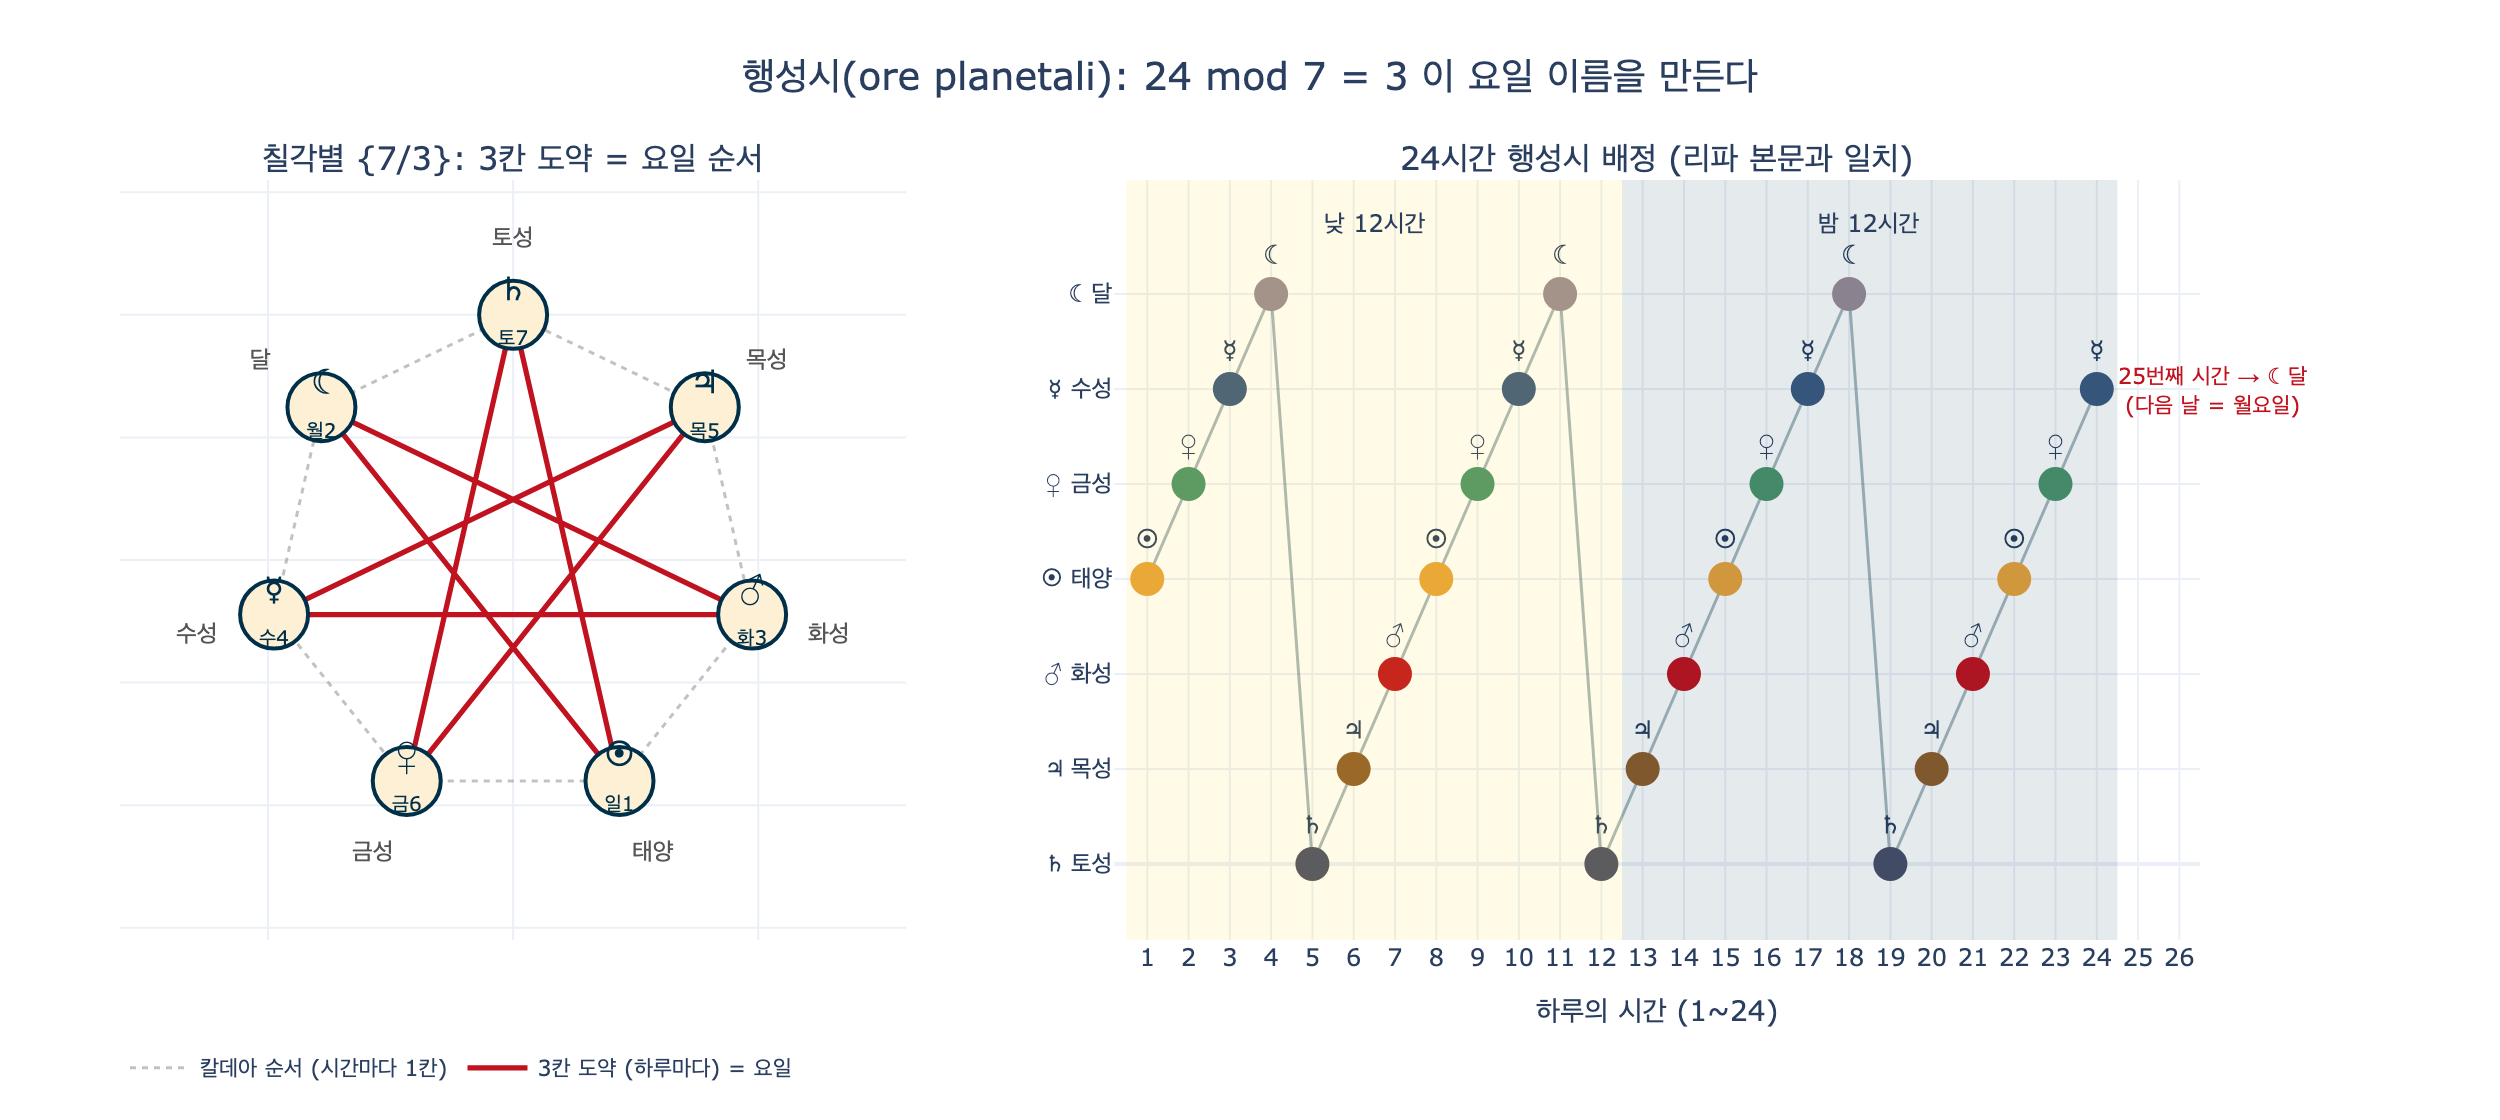

The script that drew this image:
# %% [markdown]
# # 행성시(ore planetali)와 요일 이름의 산술
#
# 리파 『이코놀로지아』의 「낮의 시간 / 밤의 시간」 항목은 24개의 시간 의인상에게
# 각각 하나의 **행성 표지(segno di Pianeta)** 를 들려 준다.
# 그 근거는 본문이 직접 밝힌다 — 고대인은 낮 12시간, 밤 12시간을 나누고
# 각 시간을 일곱 행성 중 하나가 다스린다고 보았다(`ore planetali`).
#
# 그리고 조반니 사크로보스코(Johannes de Sacrobosco)의 말을 인용한다:
#
# > *Philosophi enim Gentiles quemlibet diem septimanae, ab illo Planeta,
# > qui dominatur in prima hora illius diei, denominant.*
# > (이교 철학자들은 한 주의 각 날을 그날 **제1시**를 다스리는 행성의 이름으로 부른다.)
#
# 이 노트북에서 확인할 것:
#
# 1. **칼데아 순서** $C=(\text{토성},\text{목성},\text{화성},\text{태양},\text{금성},\text{수성},\text{달})$ 로
#    24시간에 행성을 차례로 배정하면,
# 2. 하루가 끝난 뒤 다음 날 제1시의 지배성은 $24 \bmod 7 = 3$ 칸 뒤로 건너뛰고,
# 3. 그 3칸 도약을 7번 반복하면 정확히 **일-월-화-수-목-금-토** 요일 순서가 나온다.
# 4. 리파 본문의 순서(1시 태양, 2시 금성, 3시 수성, 4시 달, 5시 토성, 6시 목성, 7시 화성)가
#    칼데아 순서를 **태양에서 시작하도록 회전시킨 것**과 같은지도 검증한다.

# %%
def _show(fig):
    try:
        from IPython import get_ipython
        if get_ipython() is not None:  # VSCode 셀/Jupyter에서만 렌더링
            fig.show()
    except ImportError:
        pass


# 칼데아 순서: 지구에서 본 겉보기 공전(회귀) 주기가 긴 것 → 짧은 것
CHALDEAN = ["토성", "목성", "화성", "태양", "금성", "수성", "달"]
PERIOD_DAYS = {  # 겉보기 회귀 주기(일) — 칼데아 순서의 근거
    "토성": 10759.2, "목성": 4332.6, "화성": 686.98,
    "태양": 365.26, "금성": 224.70, "수성": 87.97, "달": 27.32,
}

print(CHALDEAN)
print([PERIOD_DAYS[p] for p in CHALDEAN])
print("주기 내림차순인가?", [PERIOD_DAYS[p] for p in CHALDEAN] == sorted(PERIOD_DAYS.values(), reverse=True))
# 출력: ['토성', '목성', '화성', '태양', '금성', '수성', '달']
# 출력: [10759.2, 4332.6, 686.98, 365.26, 224.7, 87.97, 27.32]
# 출력: 주기 내림차순인가? True

# %% [markdown]
# ## 1단계 — 24시간 행성 배정표
#
# 제1시의 지배성을 $s$(칼데아 순서에서의 인덱스)라 하면, 제 $h$ 시의 지배성은
#
# $$P(h) = C\big[(s + h - 1) \bmod 7\big], \qquad h = 1,\dots,24$$
#
# 리파는 "논증을 위해 낮 제1시를 태양으로 시작한다"고 명시하므로 $s = C^{-1}(\text{태양}) = 3$.

# %%
def hour_ruler(start_planet: str, h: int) -> str:
    """제1시 지배성이 start_planet일 때 제h시(1-based)의 지배 행성."""
    s = CHALDEAN.index(start_planet)
    return CHALDEAN[(s + h - 1) % 7]


ripa_day = [hour_ruler("태양", h) for h in range(1, 25)]
for h in range(1, 25):
    tag = f"낮 {h:2d}시" if h <= 12 else f"밤 {h - 12:2d}시"
    print(f"h={h:2d}  {tag}  →  {ripa_day[h - 1]}")
# 출력: h= 1  낮  1시  →  태양
# 출력: h= 2  낮  2시  →  금성
# 출력: h= 3  낮  3시  →  수성
# 출력: h= 4  낮  4시  →  달
# 출력: h= 5  낮  5시  →  토성
# 출력: h= 6  낮  6시  →  목성
# 출력: h= 7  낮  7시  →  화성
# 출력: h= 8  낮  8시  →  태양
# 출력: h= 9  낮  9시  →  금성
# 출력: h=10  낮 10시  →  수성
# 출력: h=11  낮 11시  →  달
# 출력: h=12  낮 12시  →  토성
# 출력: h=13  밤  1시  →  목성
# 출력: h=14  밤  2시  →  화성
# 출력: h=15  밤  3시  →  태양
# 출력: h=16  밤  4시  →  금성
# 출력: h=17  밤  5시  →  수성
# 출력: h=18  밤  6시  →  달
# 출력: h=19  밤  7시  →  토성
# 출력: h=20  밤  8시  →  목성
# 출력: h=21  밤  9시  →  화성
# 출력: h=22  밤 10시  →  태양
# 출력: h=23  밤 11시  →  금성
# 출력: h=24  밤 12시  →  수성

# %% [markdown]
# ## 2단계 — 리파 본문과 대조
#
# 실제 『이코놀로지아』 제4권 본문에서 각 시간의 의인상이 손에 든 행성 표지를 옮겨 적으면
# 위 계산과 완전히 일치해야 한다. 낮 12시간, 밤 12시간을 그대로 읽어 넣는다.

# %%
RIPA_TEXT = [
    # 낮의 시간 (ORE DEL GIORNO) 1~12
    "태양", "금성", "수성", "달", "토성", "목성", "화성", "태양", "금성", "수성", "달", "토성",
    # 밤의 시간 (ORE DELLA NOTTE) 1~12
    "목성", "화성", "태양", "금성", "수성", "달", "토성", "목성", "화성", "태양", "금성", "수성",
]

print("리파 본문과 칼데아 계산이 일치?", RIPA_TEXT == ripa_day)
mismatch = [(h + 1, RIPA_TEXT[h], ripa_day[h]) for h in range(24) if RIPA_TEXT[h] != ripa_day[h]]
print("불일치:", mismatch)

# 리파의 앞 7시간 = 칼데아 순서를 '태양'에서 시작하도록 회전시킨 것인가?
rotated = CHALDEAN[CHALDEAN.index("태양"):] + CHALDEAN[:CHALDEAN.index("태양")]
print("리파 1~7시   :", RIPA_TEXT[:7])
print("칼데아 회전본:", rotated)
print("동일?", RIPA_TEXT[:7] == rotated)
print("참고) 칼데아 순서를 '뒤집은' 것과는 다름:", list(reversed(CHALDEAN)))
# 출력: 리파 본문과 칼데아 계산이 일치? True
# 출력: 불일치: []
# 출력: 리파 1~7시   : ['태양', '금성', '수성', '달', '토성', '목성', '화성']
# 출력: 칼데아 회전본: ['태양', '금성', '수성', '달', '토성', '목성', '화성']
# 출력: 동일? True
# 출력: 참고) 칼데아 순서를 '뒤집은' 것과는 다름: ['달', '수성', '금성', '태양', '화성', '목성', '토성']

# %% [markdown]
# ## 3단계 — 핵심 산술: $24 \bmod 7 = 3$
#
# 하루가 24시간이고 행성은 7개이므로, 하루가 끝나면 순환은 제자리로 돌아오지 못하고
# **3칸** 어긋난 채 다음 날이 시작된다.
#
# $$24 = 3\cdot 7 + 3 \quad\Longrightarrow\quad 24 \equiv 3 \pmod 7$$
#
# 즉 오늘 제1시 지배성이 $C[s]$ 이면 내일 제1시 지배성은 $C[(s+3) \bmod 7]$ 이다.
# 사크로보스코의 규칙("그날 제1시를 다스리는 행성이 그날의 이름")을 적용하면
# 요일 이름의 순서는 칼데아 원 위에서 **세 칸씩 건너뛴 궤적**이 된다.

# %%
print("24 // 7 =", 24 // 7, " / 24 % 7 =", 24 % 7)

WEEKDAY_OF = {  # 지배 행성 → 요일 (라틴·로망스어 요일명의 어원)
    "태양": "일요일 (dies Solis)",
    "달": "월요일 (dies Lunae)",
    "화성": "화요일 (dies Martis)",
    "수성": "수요일 (dies Mercurii)",
    "목성": "목요일 (dies Iovis)",
    "금성": "금요일 (dies Veneris)",
    "토성": "토요일 (dies Saturni)",
}

s = CHALDEAN.index("태양")   # 리파처럼 태양(일요일)에서 출발
first_hour_rulers = []
for d in range(7):
    p = CHALDEAN[(s + 3 * d) % 7]
    first_hour_rulers.append(p)
    print(f"{d + 1}일째: 제1시 지배성 = {p:3s} → {WEEKDAY_OF[p]}")
# 출력: 24 // 7 = 3  / 24 % 7 = 3
# 출력: 1일째: 제1시 지배성 = 태양  → 일요일 (dies Solis)
# 출력: 2일째: 제1시 지배성 = 달   → 월요일 (dies Lunae)
# 출력: 3일째: 제1시 지배성 = 화성  → 화요일 (dies Martis)
# 출력: 4일째: 제1시 지배성 = 수성  → 수요일 (dies Mercurii)
# 출력: 5일째: 제1시 지배성 = 목성  → 목요일 (dies Iovis)
# 출력: 6일째: 제1시 지배성 = 금성  → 금요일 (dies Veneris)
# 출력: 7일째: 제1시 지배성 = 토성  → 토요일 (dies Saturni)

# %%
# 3칸 도약을 '가정'하지 말고, 168시간(=7일)을 실제로 한 칸씩 돌려서 재확인
stream = [CHALDEAN[(s + i) % 7] for i in range(7 * 24)]
derived = [stream[24 * d] for d in range(7)]
print("168시간 순환에서 뽑은 각 날 제1시:", derived)
print("3칸 도약 공식과 일치?", derived == first_hour_rulers)
print("8일째 제1시(=169번째 시간):", CHALDEAN[(s + 7 * 24) % 7], "→ 한 주 뒤 원위치")
# 출력: 168시간 순환에서 뽑은 각 날 제1시: ['태양', '달', '화성', '수성', '목성', '금성', '토성']
# 출력: 3칸 도약 공식과 일치? True
# 출력: 8일째 제1시(=169번째 시간): 태양 → 한 주 뒤 원위치
# 참고: 7*24=168, 168 % 7 == 0 이므로 7일 뒤 정확히 복귀한다.

# %% [markdown]
# ## 4단계 — 칠각별(heptagram) 시각화
#
# 칼데아 순서 7행성을 원 위에 시계방향으로 배치하고, 각 점에서 **3칸 건너뛴** 점으로 선을 그으면
# 한붓그리기로 별 모양 $\{7/3\}$ 칠각별이 만들어진다.
# 이 별을 따라간 궤적이 곧 요일 순서다.
#
# $\gcd(3,7)=1$ 이므로 7개 꼭짓점을 하나도 빠짐없이 지나 원점으로 돌아온다.
# (만약 하루가 21시간이었다면 $21 \bmod 7 = 0$ 이라 매일 같은 행성이 지배해 요일 이름이 생기지 않는다.)

# %%
import math

import plotly.graph_objects as go
from plotly.subplots import make_subplots

SYMBOL = {"토성": "♄", "목성": "♃", "화성": "♂", "태양": "☉", "금성": "♀", "수성": "☿", "달": "☾"}
KOR_DAY = {"태양": "일", "달": "월", "화성": "화", "수성": "수", "목성": "목", "금성": "금", "토성": "토"}

# 원 위 좌표: 칼데아 순서를 12시 방향부터 시계방향으로
pos = {}
for i, p in enumerate(CHALDEAN):
    ang = math.pi / 2 - 2 * math.pi * i / 7
    pos[p] = (math.cos(ang), math.sin(ang))

fig = make_subplots(
    rows=1, cols=2,
    subplot_titles=("칠각별 {7/3}: 3칸 도약 = 요일 순서", "24시간 행성시 배정 (리파 본문과 일치)"),
    column_widths=[0.42, 0.58],
    specs=[[{"type": "xy"}, {"type": "xy"}]],
)

# --- 왼쪽: 칠각별 ---
# 바깥 원(칼데아 순서, 이웃끼리 = 시간의 진행)
circ = [pos[CHALDEAN[i % 7]] for i in range(8)]
fig.add_trace(go.Scatter(
    x=[c[0] for c in circ], y=[c[1] for c in circ], mode="lines",
    line=dict(color="rgba(120,120,120,0.45)", width=1.5, dash="dot"),
    name="칼데아 순서 (시간마다 1칸)", hoverinfo="skip",
), row=1, col=1)

# 별(3칸 도약, 하루마다)
star = []
idx = CHALDEAN.index("태양")
for _ in range(8):
    star.append(pos[CHALDEAN[idx % 7]])
    idx += 3
fig.add_trace(go.Scatter(
    x=[c[0] for c in star], y=[c[1] for c in star], mode="lines",
    line=dict(color="#c1121f", width=2.6),
    name="3칸 도약 (하루마다) = 요일", hoverinfo="skip",
), row=1, col=1)

order_no = {p: i + 1 for i, p in enumerate(first_hour_rulers)}
fig.add_trace(go.Scatter(
    x=[pos[p][0] for p in CHALDEAN], y=[pos[p][1] for p in CHALDEAN],
    mode="markers+text",
    marker=dict(size=34, color="#fdf0d5", line=dict(color="#003049", width=2)),
    text=[f"{SYMBOL[p]}<br><span style='font-size:10px'>{KOR_DAY[p]}{order_no[p]}</span>" for p in CHALDEAN],
    textposition="middle center", textfont=dict(size=17, color="#003049"),
    hovertext=[f"{p} · {WEEKDAY_OF[p]}" for p in CHALDEAN], hoverinfo="text",
    showlegend=False,
), row=1, col=1)

for p in CHALDEAN:
    x, y = pos[p]
    fig.add_annotation(x=x * 1.32, y=y * 1.32, text=p, showarrow=False,
                       font=dict(size=12, color="#555"), row=1, col=1)

# --- 오른쪽: 24시간 배정 히트맵풍 스캐터 ---
pidx = {p: i for i, p in enumerate(CHALDEAN)}
colors = {"토성": "#4a4e69", "목성": "#8f5d2b", "화성": "#c1121f",
          "태양": "#e8a33d", "금성": "#4c956c", "수성": "#3d5a80", "달": "#9a8c98"}
fig.add_trace(go.Scatter(
    x=list(range(1, 25)), y=[pidx[p] for p in ripa_day],
    mode="lines+markers+text",
    line=dict(color="rgba(0,48,73,0.35)", width=1.5),
    marker=dict(size=17, color=[colors[p] for p in ripa_day]),
    text=[SYMBOL[p] for p in ripa_day], textposition="top center", textfont=dict(size=13),
    hovertext=[f"{'낮' if h <= 12 else '밤'} {((h - 1) % 12) + 1}시 · {ripa_day[h - 1]}" for h in range(1, 25)],
    hoverinfo="text", showlegend=False,
), row=1, col=2)

fig.add_vrect(x0=0.5, x1=12.5, fillcolor="#ffd60a", opacity=0.10, line_width=0, row=1, col=2)
fig.add_vrect(x0=12.5, x1=24.5, fillcolor="#003049", opacity=0.10, line_width=0, row=1, col=2)
fig.add_annotation(x=6.5, y=6.75, text="낮 12시간", showarrow=False, font=dict(size=12), row=1, col=2)
fig.add_annotation(x=18.5, y=6.75, text="밤 12시간", showarrow=False, font=dict(size=12), row=1, col=2)
fig.add_annotation(x=24.9, y=pidx["수성"], ax=40, ay=0, xref="x2", yref="y2",
                   text="25번째 시간 → ☾ 달<br>(다음 날 = 월요일)", showarrow=True,
                   arrowhead=2, font=dict(size=11, color="#c1121f"), arrowcolor="#c1121f")

fig.update_xaxes(title_text="", showticklabels=False, zeroline=False,
                 range=[-1.55, 1.55], row=1, col=1)
fig.update_yaxes(showticklabels=False, zeroline=False, range=[-1.55, 1.55],
                 scaleanchor="x", scaleratio=1, row=1, col=1)
fig.update_xaxes(title_text="하루의 시간 (1~24)", dtick=1, range=[0.2, 26.5], row=1, col=2)
fig.update_yaxes(tickmode="array", tickvals=list(range(7)),
                 ticktext=[f"{SYMBOL[p]} {p}" for p in CHALDEAN],
                 range=[-0.8, 7.2], row=1, col=2)

fig.update_layout(
    title=dict(text="행성시(ore planetali): 24 mod 7 = 3 이 요일 이름을 만든다", x=0.5, font=dict(size=19)),
    template="plotly_white", width=1250, height=560,
    legend=dict(orientation="h", x=0.0, y=-0.13, font=dict(size=11)),
    margin=dict(l=60, r=150, t=90, b=80),
)

_show(fig)
fig.write_image("expy.png", scale=2)
print("expy.png 저장 완료")
# 출력: expy.png 저장 완료
# 필요 패키지: plotly, kaleido (pip install plotly kaleido)

# %% [markdown]
# ## 정리
#
# | 관찰 | 결과 |
# |---|---|
# | 리파가 각 시간에 행성 표지를 들린 이유 | 그 시간이 `ora planetale`, 곧 그 행성이 다스리는 시간이기 때문 |
# | 리파 낮 1~7시 순서 | 태양 → 금성 → 수성 → 달 → 토성 → 목성 → 화성 |
# | 그 정체 | 칼데아 순서(토·목·화·태·금·수·달)를 **태양에서 시작하도록 회전**시킨 것 (역순이 아님) |
# | 24시간 뒤 | $24 \bmod 7 = 3$ → 제1시 지배성이 3칸 도약 |
# | 3칸 도약 7회 | 일·월·화·수·목·금·토 — 사크로보스코가 말한 요일 이름의 유래 |
# | 리파의 하루 | 제1시가 태양 → 이 하루는 **일요일**, 25번째 시간은 달 → 다음 날은 **월요일** |
